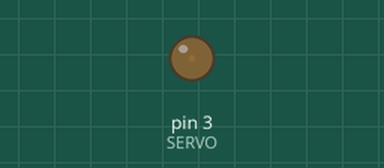
Bench run of a sketch on a simulated Arduino Uno, built with avr-gcc and run on an emulated ATmega328P. Parts: output pins drawn as LEDs (lit = HIGH).

Above: at 0.05 s.
At 6.25 s:
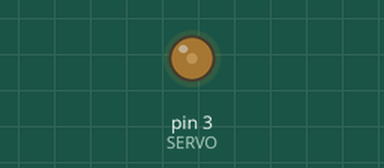
At 19.95 s:
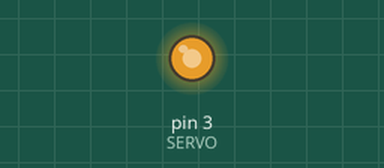
At 39.85 s:
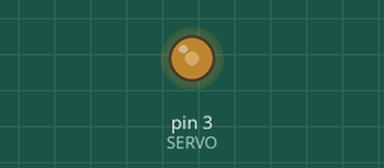
Timing chart, 0 to 40.0 s (numbered marks = the images above):
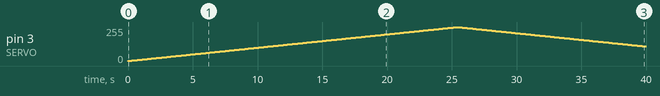

The sketch:

MG995_test.ino
```cpp
// Firmware test for MG995 Servo Motor
// Connect the MG995 to 5V and GND
// Connect the data pin to D3 on the Arduino

const int SERVO = 3;
unsigned int pulse = 0;
int spin = 1;

void setup() {
  pinMode(SERVO, OUTPUT);
  Serial.begin(9600);
}

void loop() {
  if (spin == 1) {
    if (pulse >= 255) {
      spin = -1;
    }
  } else if (spin == -1) {
    if (pulse <= 0) {
      spin = 1;
    }
  }

  pulse += spin;
  setPulse();

  delay(100);
}

void setPulse() {
  analogWrite(SERVO, pulse);
}
```

Measured:
- by itself, pin 3 (SERVO): rises from 0/255 to 255/255 in 25.4 s, then falls to 110/255 in 14.5 s
